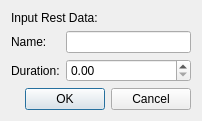
<?xml version="1.0" encoding="UTF-8"?>
<ui version="4.0">
 <class>RestInput</class>
 <widget class="QDialog" name="RestInput">
  <property name="windowModality">
   <enum>Qt::WindowModal</enum>
  </property>
  <property name="geometry">
   <rect>
    <x>0</x>
    <y>0</y>
    <width>202</width>
    <height>118</height>
   </rect>
  </property>
  <property name="sizePolicy">
   <sizepolicy hsizetype="Fixed" vsizetype="Fixed">
    <horstretch>0</horstretch>
    <verstretch>0</verstretch>
   </sizepolicy>
  </property>
  <property name="windowTitle">
   <string>Custom</string>
  </property>
  <layout class="QFormLayout" name="formLayout">
   <item row="1" column="0">
    <widget class="QLabel" name="nameLabel">
     <property name="text">
      <string>Name:</string>
     </property>
    </widget>
   </item>
   <item row="1" column="1">
    <widget class="QLineEdit" name="nameEdit"/>
   </item>
   <item row="2" column="0">
    <widget class="QLabel" name="durationLabel">
     <property name="text">
      <string>Duration:</string>
     </property>
    </widget>
   </item>
   <item row="4" column="0" colspan="2">
    <widget class="QDialogButtonBox" name="buttonBox">
     <property name="orientation">
      <enum>Qt::Horizontal</enum>
     </property>
     <property name="standardButtons">
      <set>QDialogButtonBox::Cancel|QDialogButtonBox::Ok</set>
     </property>
    </widget>
   </item>
   <item row="0" column="0" colspan="2">
    <widget class="QLabel" name="messageLabel">
     <property name="text">
      <string>Input Rest Data:</string>
     </property>
    </widget>
   </item>
   <item row="2" column="1">
    <widget class="QDoubleSpinBox" name="durationSpinBox"/>
   </item>
  </layout>
 </widget>
 <resources/>
 <connections>
  <connection>
   <sender>buttonBox</sender>
   <signal>accepted()</signal>
   <receiver>RestInput</receiver>
   <slot>accept()</slot>
   <hints>
    <hint type="sourcelabel">
     <x>248</x>
     <y>254</y>
    </hint>
    <hint type="destinationlabel">
     <x>157</x>
     <y>274</y>
    </hint>
   </hints>
  </connection>
  <connection>
   <sender>buttonBox</sender>
   <signal>rejected()</signal>
   <receiver>RestInput</receiver>
   <slot>reject()</slot>
   <hints>
    <hint type="sourcelabel">
     <x>316</x>
     <y>260</y>
    </hint>
    <hint type="destinationlabel">
     <x>286</x>
     <y>274</y>
    </hint>
   </hints>
  </connection>
 </connections>
</ui>
